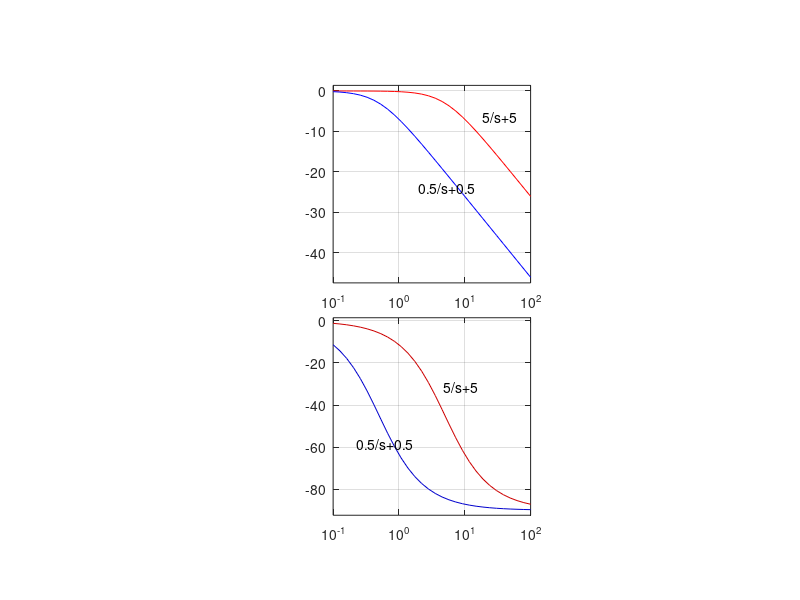

Here is the MATLAB script that generated this plot:
function fig = bodetest()% This is the machine-generated representation of a Handle Graphics object% and its children.  Note that handle values may change when these objects% are re-created. This may cause problems with any callbacks written to% depend on the value of the handle at the time the object was saved.%% To reopen this object, just type the name of the M-file at the MATLAB% prompt. The M-file and its associated MAT-file must be on your path.load bodetesth0 = figure('Position',[245 231 560 420], ...	'Tag','hotWind');h1 = axes('Parent',h0, ...	'Box','on', ...	'CameraUpVector',[0 1 0], ...	'CameraUpVectorMode','manual', ...	'Color',[0 0 0], ...	'ColorOrder',mat0, ...	'NextPlot','add', ...	'Visible','off', ...	'XGrid','on', ...	'XLim',[0.1 100], ...	'XLimMode','manual', ...	'XScale','log', ...	'XTick',[0.1 1 10 100], ...	'XTickMode','manual', ...	'YGrid','on', ...	'YLim',[-26.8072770361784 5], ...	'YLimMode','manual', ...	'YTick',mat1, ...	'YTickMode','manual', ...	'ZLim',[-1 1], ...	'ZLimMode','manual', ...	'ZTick',[-1 0 1], ...	'ZTickMode','manual', ...	'DefaulttextUnits','data');h2 = text('Parent',h1, ...	'Color',[0.5 0.5 0.5], ...	'HandleVisibility','off', ...	'HorizontalAlignment','center', ...	'Position',[3.137153699713979 5.373105888987435 17.32050807568877], ...	'VerticalAlignment','bottom');set(get(h2,'Parent'),'Title',h2);h2 = text('Parent',h1, ...	'HandleVisibility','off', ...	'HorizontalAlignment','center', ...	'Position',[3.137153699713979 -28.48625353662183 17.32050807568877], ...	'String','Frequency (rad/sec)', ...	'VerticalAlignment','cap');set(get(h2,'Parent'),'XLabel',h2);h2 = text('Parent',h1, ...	'HandleVisibility','off', ...	'HorizontalAlignment','center', ...	'Position',mat2, ...	'Rotation',90, ...	'String','Phase (deg); Magnitude (dB)', ...	'VerticalAlignment','baseline');set(get(h2,'Parent'),'YLabel',h2);h2 = text('Parent',h1, ...	'HandleVisibility','off', ...	'HorizontalAlignment','right', ...	'Position',[0.03120515383785871 7.798294167405732 17.32050807568877], ...	'Visible','off');set(get(h2,'Parent'),'ZLabel',h2);h2 = line('Parent',h1, ...	'Color',[1 1 0], ...	'DeleteFcn','ltiplot(''deleteback'');', ...	'Tag','BackgroundLine', ...	'UserData',mat3, ...	'Visible','off', ...	'XData',0, ...	'YData',0);h1 = axes('Parent',h0, ...	'Box','on', ...	'CameraUpVector',[0 1 0], ...	'CameraUpVectorMode','manual', ...	'Color',[0 0 0], ...	'ColorOrder',mat4, ...	'NextPlot','add', ...	'Position',[0.1746428571428571 0.5285297619047619 0.7303571428571428 0.329172619047619], ...	'Tag','LTIdisplayAxes', ...	'UserData',mat5, ...	'XGrid','on', ...	'XLim',[0.1 100], ...	'XLimMode','manual', ...	'XScale','log', ...	'XTick',[0.1 1 10 100], ...	'XTickLabelMode','manual', ...	'XTickMode','manual', ...	'YGrid','on', ...	'YLim',mat6, ...	'YLimMode','manual', ...	'DefaulttextUnits','data');h2 = text('Parent',h1, ...	'Color',[0.5 0.5 0.5], ...	'HandleVisibility','off', ...	'HorizontalAlignment','center', ...	'Position',[3.109188543802129 2.792748549621052 17.32050807568877], ...	'String',' ', ...	'VerticalAlignment','bottom');set(get(h2,'Parent'),'Title',h2);h2 = text('Parent',h1, ...	'HandleVisibility','off', ...	'HorizontalAlignment','center', ...	'Position',[3.109188543802129 -50.22911009628692 17.32050807568877], ...	'VerticalAlignment','cap');set(get(h2,'Parent'),'XLabel',h2);h2 = text('Parent',h1, ...	'HandleVisibility','off', ...	'HorizontalAlignment','center', ...	'Position',[0.06774579645621409 -23.36470171569355 17.32050807568877], ...	'Rotation',90, ...	'VerticalAlignment','baseline');set(get(h2,'Parent'),'YLabel',h2);h2 = text('Parent',h1, ...	'HandleVisibility','off', ...	'HorizontalAlignment','right', ...	'Position',[0.01902881591231023 21.88061766214792 17.32050807568877], ...	'Visible','off');set(get(h2,'Parent'),'ZLabel',h2);h2 = line('Parent',h1, ...	'Color',[1 0 0], ...	'DeleteFcn','ltiplot(''deleteresponse'');', ...	'Tag','LTIresponseLines', ...	'XData',mat7, ...	'YData',mat8);h2 = line('Parent',h1, ...	'Color',[0 0 1], ...	'DeleteFcn','ltiplot(''deleteresponse'');', ...	'Tag','LTIresponseLines', ...	'XData',mat9, ...	'YData',mat10);h2 = text('Parent',h1, ...	'Position',[18.47156393504288 -7.745504794678361 0], ...	'String','5/s+5', ...	'VerticalAlignment','baseline');h2 = text('Parent',h1, ...	'Position',mat11, ...	'String','0.5/s+0.5', ...	'VerticalAlignment','baseline');h1 = axes('Parent',h0, ...	'Box','on', ...	'CameraUpVector',[0 1 0], ...	'CameraUpVectorMode','manual', ...	'Color',[0 0 0], ...	'ColorOrder',mat12, ...	'NextPlot','add', ...	'Position',[0.1746428571428571 0.1412678571428572 0.7303571428571428 0.329172619047619], ...	'Tag','LTIdisplayAxes', ...	'UserData',mat13, ...	'XGrid','on', ...	'XLim',[0.1 100], ...	'XLimMode','manual', ...	'XScale','log', ...	'XTick',[0.1 1 10 100], ...	'XTickMode','manual', ...	'YGrid','on', ...	'YLim',[-92.37055630926864 1.511269981368693], ...	'YLimMode','manual', ...	'DefaulttextUnits','data');h2 = text('Parent',h1, ...	'Color',[0.5 0.5 0.5], ...	'HandleVisibility','off', ...	'HorizontalAlignment','center', ...	'Position',[3.109188543802129 4.252345201533302 17.32050807568877], ...	'String',' ', ...	'VerticalAlignment','bottom');set(get(h2,'Parent'),'Title',h2);h2 = line('Parent',h1, ...	'Color',[0.8 0 0], ...	'DeleteFcn','ltiplot(''deleteresponse'');', ...	'Tag','LTIresponseLines', ...	'XData',mat14, ...	'YData',mat15);h2 = text('Parent',h1, ...	'HandleVisibility','off', ...	'HorizontalAlignment','center', ...	'Position',[3.109188543802129 -104.7053948000093 17.32050807568877], ...	'VerticalAlignment','cap');set(get(h2,'Parent'),'XLabel',h2);h2 = text('Parent',h1, ...	'HandleVisibility','off', ...	'HorizontalAlignment','center', ...	'Position',[0.06774579645621409 -46.45754637151168 17.32050807568877], ...	'Rotation',90, ...	'VerticalAlignment','baseline');set(get(h2,'Parent'),'YLabel',h2);h2 = text('Parent',h1, ...	'HandleVisibility','off', ...	'HorizontalAlignment','right', ...	'Position',[0.01902881591231023 152.9556758954625 17.32050807568877], ...	'Visible','off');set(get(h2,'Parent'),'ZLabel',h2);h2 = line('Parent',h1, ...	'Color',[0 0 0.8], ...	'DeleteFcn','ltiplot(''deleteresponse'');', ...	'Tag','LTIresponseLines', ...	'XData',mat16, ...	'YData',mat17);h2 = text('Parent',h1, ...	'Position',[0.2287774436703965 -61.07661421238952 0], ...	'String','0.5/s+0.5', ...	'VerticalAlignment','baseline');h2 = text('Parent',h1, ...	'Position',[4.702963824542759 -33.86449064988593 0], ...	'String','5/s+5', ...	'VerticalAlignment','baseline');if nargout > 0, fig = h0; end